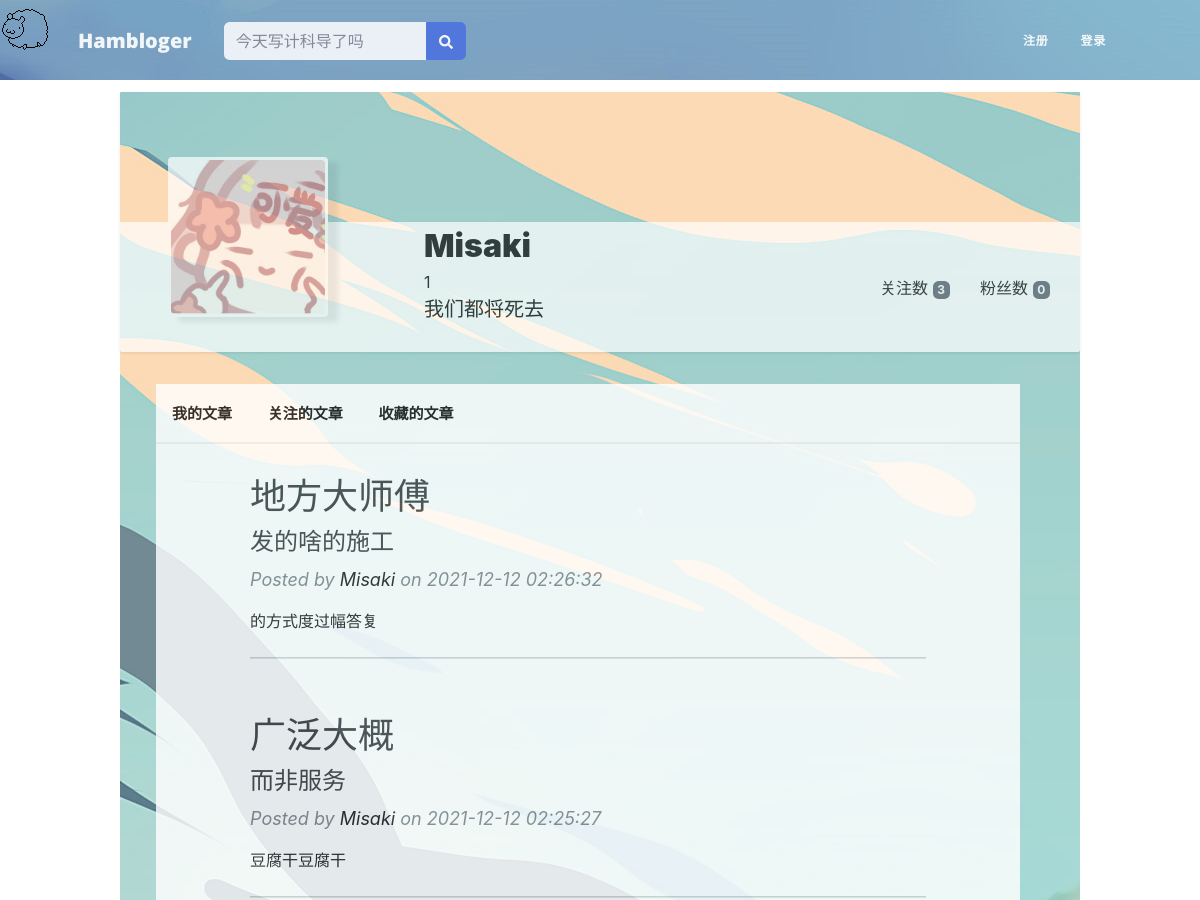
/user/Misaki (upper part), run on an earlier commit of the app's database.
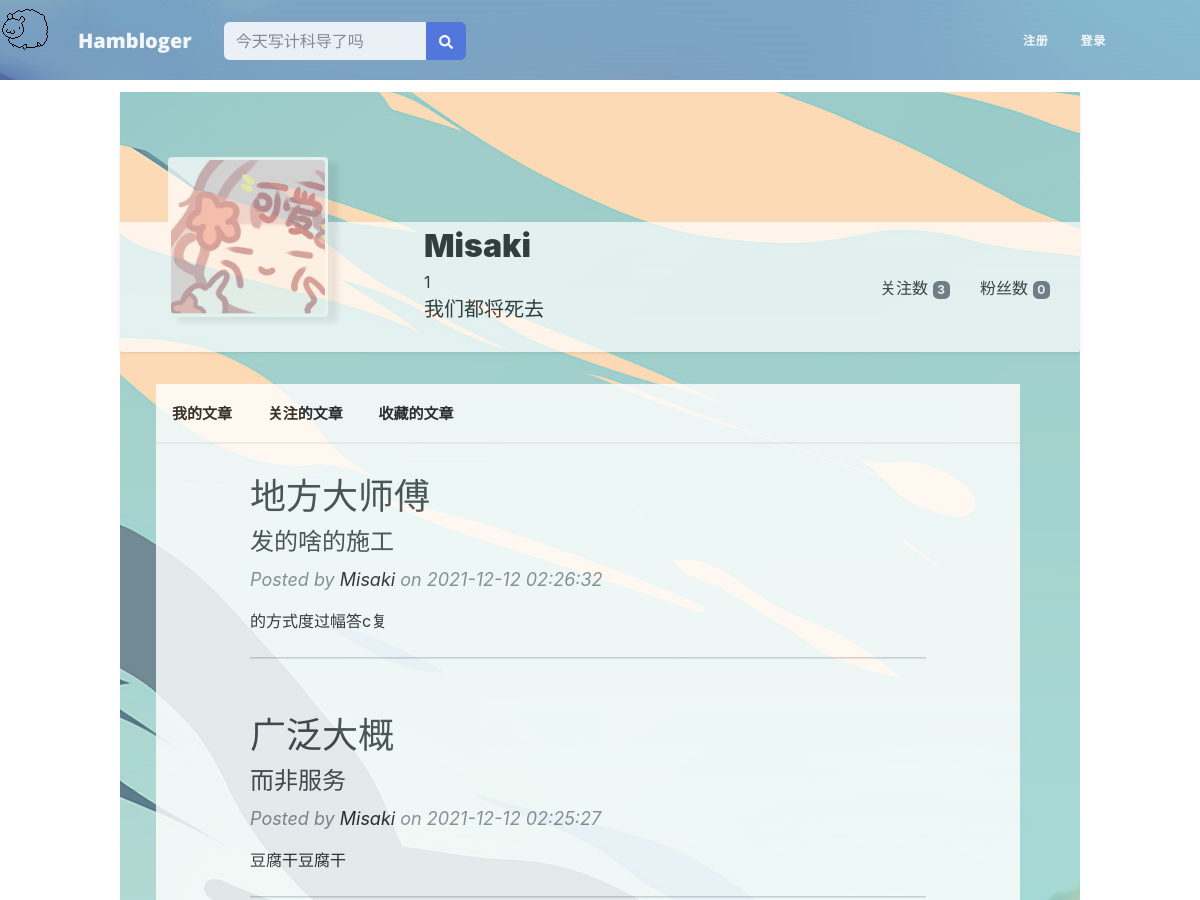
And on a later commit of the database.
### app/models.py (models this page shows, shortened)
class User(UserMixin, db.Model):
    __tablename__ = 'users'
    id = db.Column(db.Integer, primary_key=True)
    email = db.Column(db.String(64), unique=True, index=True)
    username = db.Column(db.String(64), unique=True, index=True)
    role_id = db.Column(db.Integer, db.ForeignKey('roles.id'))  # 每一个用户只能有一个角色
    password_hash = db.Column(db.String(128))
    confirmed = db.Column(db.Boolean, default=True)
    name = db.Column(db.String(64))
    location = db.Column(db.String(64))
    about_me = db.Column(db.Text())
    member_since = db.Column(db.DateTime(), default=datetime.utcnow)
    last_seen = db.Column(db.DateTime(), default=datetime.utcnow)
    posts = db.relationship('Post', backref='author', lazy='dynamic')
    followed = db.relationship('Follow',
                               foreign_keys=[Follow.follower_id],
                               backref=db.backref('follower', lazy='joined'),
                               lazy='dynamic',
                               cascade='all, delete-orphan')
    followers = db.relationship('Follow',
                                foreign_keys=[Follow.followed_id],
                                backref=db.backref('followed', lazy='joined'),
                                lazy='dynamic',
                                cascade='all, delete-orphan')
    @property
    def password(self):
        raise AttributeError("Password is not a readable attribute")

class Post(db.Model):
    __tablename__ = 'posts'
    id = db.Column(db.Integer, primary_key=True)
    body = db.Column(db.Text)
    body_html = db.Column(db.Text)
    timestamp = db.Column(db.DateTime, index=True, default=datetime.utcnow)
    author_id = db.Column(db.Integer, db.ForeignKey('users.id'))
    title = db.Column(db.String(64))
    sub_title = db.Column(db.String(64))

### app/main/views.py (the view)
@main.route('/user/<username>')
def user(username):
    user = User.query.filter_by(username=username).first()
    if user is None:
        abort(404)
    posts = user.posts.order_by(Post.timestamp.desc()).all()
    edit_post = Post.query.order_by(Post.id.desc()).first()
    page = request.args.get('page', 1, type=int)
    pagination = user.posts.order_by(Post.timestamp.desc()).paginate(
        page, per_page=current_app.config['HAMBLOGER_POSTS_PER_PAGE'],
        error_out=False)
    return render_template('user.html', user=user, posts=posts, endpoint='.user', pagination=pagination, edit_post=edit_post)

### app/auth/views.py (called while the page is built)
@auth.before_app_request
def before_request():
    if current_user.is_authenticated:
        current_user.ping()
        if not current_user.confirmed and request.endpoint \
                and request.blueprint != 'auth' and request.endpoint != 'static':
            return redirect(url_for('auth.unconfirmed'))

### app/main/__init__.py (called while the page is built)
@main.app_context_processor
def inject_permissions():
    return dict(Permission=Permission)

### app/models.py (called while the page is built)
    def can(self, permissions):
        return False

    def is_administrator(self):
        return False

### app/templates/user.html (shortened to what this page needs)
{% extends "base.html" %}
{% import "_macros.html" as macros %}
{% block head %}
<link href="{{ url_for('static',filename='css/user.css') }}" rel="stylesheet">
<link href="{{ url_for('static', filename='css/admin.css') }}"
      rel="stylesheet"/>
<header class="user-top-cover"></header>
{% endblock %}
{% block page_content %}
<link href="{{ url_for('static',filename='css/index.css') }}" rel="stylesheet">
<div class="page-container">
    <div class="user-container">
        <div class="user-cover-container masthead"></div>
        <div class="user-profile-container">
            <div class="user-mask-container">
                <div class="user-mask">
                    <img src="{{url_for('static', filename='mask/test-1.jpeg')}}" class="user-mask-img">
                </div>
            </div>
            <div class="user-information-container">
                <div class="username-container">
                    <span class="username"> {{ user.name }} </span>
                </div>
                <div class="username-container">
                    <span class="userid"> {{ user.id }} </span>
                </div>
                <div class="about_me-container">
                    {% if user.about_me %}<span class="about_me">{{ user.about_me }}</span>{% endif %}
                </div>
            </div>
            <div class="user-operation-container">
                <div class="follow-operation-container">
                    <a class="option-link" href="{{ url_for('.followers', username=user.username) }}">
                        粉丝数 <span class="badge badge-dark">{{ user.followers.count() - 1 }}</span>
                    </a>
                </div>
                <div class="follow-operation-container">
                    <a class="option-link" href="{{ url_for('.followed_by', username=user.username) }}">
                        关注数 <span class="badge badge-dark">{{ user.followed.count() - 1 }}</span>
                    </a>
                </div>
            </div>
        </div>
    </div>
    <div class="container row">
        <div class="container main-show-container">
            <ul class="option-bar">
                <li class="option-item">
                    <a class="option-link" href="">
                        我的文章
                    </a>
                    <a class="option-link" href="">
                        关注的文章
                    </a>
                    <a class="option-link" href="">
                        收藏的文章
                    </a>
                </li>
            </ul>
            <div class="main-content-box">
                <div class="container px-10">
                    {% for post in posts %}
                    <div class="row gx-8 justify-content-center">
                        <div class="col-10">
                            <div class="post-preview">
                                <a href="{{ url_for('.post', id=post.id) }}">
                                    <h3 class="post-title">{{ post.title }}</h3>
                                    <h4 class="post-subtitle">{{ post.sub_title }}</h4>
                                </a>
                                <p class="post-meta">
                                    Posted by
                                    <a href="{{ url_for('.user', username=post.author.username) }}"
                                       class="context-user-link">
                                        {{ post.author.username }}
                                    </a>
                                    on {{ post.timestamp.strftime('%Y-%m-%d %H:%M:%S') }}
                                </p>
                                <span>
                                    {{ post.body }}
                                </span>
                            </div>
                            <hr class="my-4"/>
                        </div>
                    </div>
                    {% endfor %}
                </div>
            </div>
        </div>
    </div>
</div>
{% endblock %}

### app/templates/base.html (shortened to what this page needs)
<!DOCTYPE html>
<html lang="en">
<head>
    <link href="https://cdn.jsdelivr.net/npm/bootstrap-icons@1.5.0/font/bootstrap-icons.css" rel="stylesheet"/>
    <link href="{{ url_for('static', filename='css/styles.css') }}" rel="stylesheet"/>
    <link href="{{ url_for('static', filename='css/admin.css') }}" rel="stylesheet"/>
    <link href="{{ url_for('static', filename='css/base.css') }}" rel="stylesheet"/>
    {% block head %}
    {% endblock %}
</head>
<body id="page-top">
<nav class="navbar navbar-expand-lg navbar-light fixed-top py-2" id="mainNav">
    <div class="container px-4 px-lg-5">
        <a class="navbar-brand" href="/">Hambloger</a>
        <form class="d-none d-sm-inline-block form-inline mr-auto ml-md-3 my-2 my-md-0 mw-100 navbar-search">
            <div class="input-group">
                <input type="text" class="form-control bg-light border-0 small" placeholder="今天写计科导了吗"
                       aria-label="Search" aria-describedby="basic-addon2">
                <div class="input-group-append">
                    <button class="btn btn-primary" type="button">
                        <i class="fas fa-search fa-sm"></i>
                    </button>
                </div>
            </div>
        </form>
        <div class="collapse navbar-collapse" id="navbarResponsive">
            <ul class="navbar-nav nav nav-pills ms-auto py-4 py-lg-0">
                {% if current_user.is_authenticated %}
                <li class="nav-item">
                    <a class="nav-link px-lg-3 py-3 py-lg-4"
                       href="{{ url_for('main.user', username=current_user.username) }}">
                        <span>个人主页</span>
                    </a>
                </li>
                <li class="nav-item">
                    <a class="nav-link px-lg-3 py-3 py-lg-4"
                       href="{{ url_for('main.new', id=edit_post.id) }}">
                        <span>发表文章</span>
                    </a>
                </li>
                <li class="nav-item">
                    <a class="nav-link px-lg-3 py-3 py-lg-4" href="/">
                        <span>我的文章</span>
                    </a></li>
                <li class="nav-item">
                    <a class="nav-link px-lg-3 py-3 py-lg-4" href="/">
                        <span>我的关注</span>
                    </a>
                </li>
                <li class="nav-item">
                    <a class="nav-link px-lg-3 py-3 py-lg-4" href="/">
                        <span>我的收藏</span>
                    </a>
                </li>
                <li class="nav-item">
                    <a class="nav-link px-lg-3 py-3 py-lg-4" href="{{url_for('auth.logout')}}">
                        <span>登出</span>
                    </a>
                </li>
                {% else %}
                <li class="nav-item">
                    <a class="nav-link px-lg-3 py-3 py-lg-4"
                       href="{{url_for('auth.register')}}">
                        <span>注册</span>
                    </a>
                </li>
                <li class="nav-item">
                    <a class="nav-link px-lg-3 py-3 py-lg-4"
                       href="{{url_for('auth.login')}}">
                        <span>登录</span>
                    </a>
                </li>
                {% endif %}
            </ul>
        </div>
    </div>
</nav>
<div class="main-container">
    {% block page_content %}
    {% endblock %}
</div>
<div class="mouse-follow"></div>
</body>
</html>

### app/static/css/base.css (style rules this page uses)
body { background-color: rgb(246, 246, 246); margin: 0; padding: 0; }
div { margin: 0; padding: 0; display: block; }
.navbar { position: relative; top: -5px; left: -5px; width: 100%; margin: 0; padding: 0; display: block; }
.mouse-follow { width: 50px; height: 50px; position: fixed; background-image: url('../icons/goat.gif'); background-size: cover; }
.page-container { display: block; margin-left: 15%; margin-right: 15%; width: 70%; }

### app/static/css/user.css (style rules this page uses)
.page-container { background-image: url('../img/page-bg.jpg'); display: block; margin-left: 10%; margin-right: 10%; width: 80%; }
.user-container { background-image: url('../img/page-bg.jpg'); display: block; background-color: rgb(255, 255, 255); margin-top: 12px; height: 260px; box-shadow: 0 1px 3px rgba(18, 18, 18, .1); border-radius: 2px; }
.container { opacity: 0.9; color: rgb(0, 0, 0); }
.user-cover-container { border-top-left-radius: 2px; border-top-right-radius: 2px; height: 50%; }
.user-profile-container { height: 50%; opacity: 0.7; background-color: rgb(255, 255, 255); color: rgb(0, 0, 0); border-bottom-left-radius: 2px; border-bottom-right-radius: 2px; }
.user-mask-container { opacity: 1; float: left; position: relative; top: -50%; left: 5%; width: 160px; height: 160px; }
.user-mask { background-color: rgb(255, 255, 255); width: 160px; height: 160px; box-shadow: 10px 5px 5px rgba(18, 18, 18, .1); border-radius: 4px; }
.user-mask-img { margin: 2%; width: 96%; height: 96%; border-radius: 4px; }
.user-information-container { float: left; width: 50%; padding-left: 15%; }
.username { font-size: 32px; font-weight: 900; }
.about_me-container { height: 30px; overflow: hidden; }
.about_me { font-size: 20px; font-weight: 400; }
.user-operation-container { padding-top: 5%; float: right; }
.user-top-cover { background-image: url('../img/user-bg.jpg'); height: 80px; }
.option-bar { background-color: rgb(255, 255, 255); border-bottom: 2px solid rgb(240, 240, 240); height: 60px; line-height: 60px; list-style-type: none; margin: 0; padding: 0; overflow: hidden; position: -webkit-sticky; position: sticky; top: 0; }
.option-item { float: left; font-size: 15px; font-weight: 600; }
.option-item a { display: inline; padding: 16px; }
.option-link { text-decoration: none; color: rgb(12, 12, 12); }
.main-content-box { background-color: rgb(255, 255, 255); }
.follow-operation-container { float: right; padding-right: 20px; padding-top: 6px; width: 100px; }
.main-show-container { margin: 2px; }

### app/static/css/index.css (style rules this page uses)
.page-container { background-color: rgb(255, 255, 255); color: rgb(0, 0, 0); }
.context-user-link { text-decoration: none; color: #000000; }

What changed in the data, as far as the page shows it:
changed Post "地方大师傅": body "的方式度过幅答复" → "的方式度过幅答c复"
